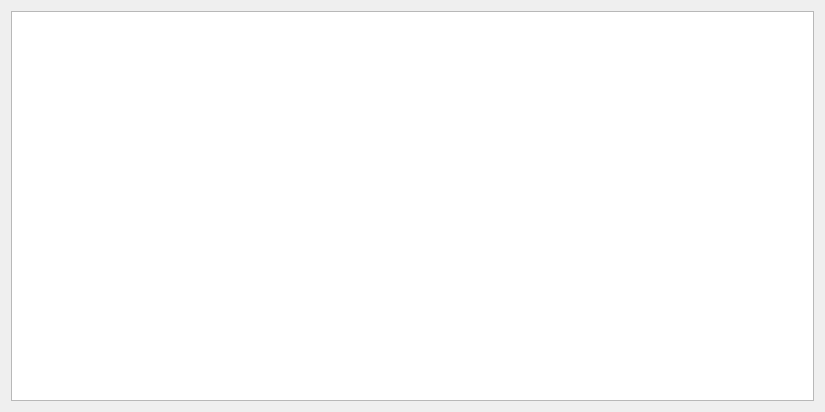
<?xml version="1.0" encoding="UTF-8"?>
<ui version="4.0">
 <class>AnnotationsWidget</class>
 <widget class="QWidget" name="AnnotationsWidget">
  <property name="geometry">
   <rect>
    <x>0</x>
    <y>0</y>
    <width>825</width>
    <height>412</height>
   </rect>
  </property>
  <property name="windowTitle">
   <string/>
  </property>
  <layout class="QVBoxLayout" name="verticalLayout">
   <item>
    <widget class="QTableView" name="tvAnnotations">
     <property name="editTriggers">
      <set>QAbstractItemView::NoEditTriggers</set>
     </property>
     <property name="alternatingRowColors">
      <bool>true</bool>
     </property>
     <property name="selectionMode">
      <enum>QAbstractItemView::ExtendedSelection</enum>
     </property>
     <property name="selectionBehavior">
      <enum>QAbstractItemView::SelectRows</enum>
     </property>
     <property name="sortingEnabled">
      <bool>true</bool>
     </property>
     <attribute name="horizontalHeaderStretchLastSection">
      <bool>true</bool>
     </attribute>
    </widget>
   </item>
  </layout>
  <action name="actionViewSpectrum">
   <property name="icon">
    <iconset resource="../ui.qrc">
     <normaloff>:/icons/images/spectrum.svg</normaloff>:/icons/images/spectrum.svg</iconset>
   </property>
   <property name="text">
    <string>View Spectrum</string>
   </property>
   <property name="toolTip">
    <string>Show the spectrum associated to the selected node</string>
   </property>
   <property name="statusTip">
    <string>Show the spectrum associated to the selected node</string>
   </property>
  </action>
  <action name="actionViewCompareSpectrum">
   <property name="icon">
    <iconset resource="../ui.qrc">
     <normaloff>:/icons/images/spectrum-inverted.svg</normaloff>:/icons/images/spectrum-inverted.svg</iconset>
   </property>
   <property name="text">
    <string>Compare Spectrum</string>
   </property>
   <property name="toolTip">
    <string>Compare the spectrum associated to the selected node to another one</string>
   </property>
   <property name="statusTip">
    <string>Compare the spectrum associated to the selected node to another one</string>
   </property>
  </action>
  <action name="actionFindStandards">
   <property name="icon">
    <iconset resource="../ui.qrc">
     <normaloff>:/icons/images/library-query.svg</normaloff>:/icons/images/library-query.svg</iconset>
   </property>
   <property name="text">
    <string>Find standards in library</string>
   </property>
   <property name="toolTip">
    <string>Search for known spectra in library similar to the selected nodes' spectra with same precursor ion</string>
   </property>
   <property name="statusTip">
    <string>Search for known spectra in library similar to the selected nodes' spectra with same precursor ion</string>
   </property>
  </action>
  <action name="actionFindAnalogs">
   <property name="icon">
    <iconset resource="../ui.qrc">
     <normaloff>:/icons/images/library-query.svg</normaloff>:/icons/images/library-query.svg</iconset>
   </property>
   <property name="text">
    <string>Find analogs in library</string>
   </property>
   <property name="toolTip">
    <string>Search for known spectra in library similar to the selected nodes' spectra with different precursor ion</string>
   </property>
   <property name="statusTip">
    <string>Search for known spectra in library similar to the selected nodes' spectra with different precursor ion</string>
   </property>
  </action>
  <action name="actionResetPieColorMapping">
   <property name="icon">
    <iconset resource="../ui.qrc">
     <normaloff>:/icons/images/node-empty.svg</normaloff>:/icons/images/node-empty.svg</iconset>
   </property>
   <property name="text">
    <string>Reset color mapping</string>
   </property>
   <property name="toolTip">
    <string>Remove pie charts</string>
   </property>
   <property name="statusTip">
    <string>Remove pie charts</string>
   </property>
  </action>
  <action name="actionUseColumnsForPieCharts">
   <property name="icon">
    <iconset resource="../ui.qrc">
     <normaloff>:/icons/images/node-pie.svg</normaloff>:/icons/images/node-pie.svg</iconset>
   </property>
   <property name="text">
    <string>Use Columns for Pie Charts</string>
   </property>
   <property name="toolTip">
    <string>Use selected columns as source for nodes' pie charts</string>
   </property>
   <property name="statusTip">
    <string>Use selected columns as source for nodes' pie charts</string>
   </property>
  </action>
  <action name="actionResetLabelMapping">
   <property name="icon">
    <iconset resource="../ui.qrc">
     <normaloff>:/icons/images/node-label.svg</normaloff>:/icons/images/node-label.svg</iconset>
   </property>
   <property name="text">
    <string>Reset label mapping</string>
   </property>
   <property name="toolTip">
    <string>Restore default nodes' labels</string>
   </property>
   <property name="statusTip">
    <string>Restore default nodes' labels</string>
   </property>
  </action>
  <action name="actionUseColumnForLabels">
   <property name="icon">
    <iconset resource="../ui.qrc">
     <normaloff>:/icons/images/node-label.svg</normaloff>:/icons/images/node-label.svg</iconset>
   </property>
   <property name="text">
    <string>Use Column for Labels</string>
   </property>
   <property name="toolTip">
    <string>Use selected column as source for nodes' labels</string>
   </property>
   <property name="statusTip">
    <string>Use selected column as source for nodes' labels</string>
   </property>
  </action>
  <action name="actionResetSizeMapping">
   <property name="icon">
    <iconset resource="../ui.qrc">
     <normaloff>:/icons/images/node-size.svg</normaloff>:/icons/images/node-size.svg</iconset>
   </property>
   <property name="text">
    <string>Reset size mapping</string>
   </property>
   <property name="toolTip">
    <string>Restore default nodes' sizes</string>
   </property>
   <property name="statusTip">
    <string>Restore default nodes' sizes</string>
   </property>
  </action>
  <action name="actionUseColumnForNodesSizes">
   <property name="icon">
    <iconset resource="../ui.qrc">
     <normaloff>:/icons/images/node-size.svg</normaloff>:/icons/images/node-size.svg</iconset>
   </property>
   <property name="text">
    <string>Use Column for Nodes Sizes</string>
   </property>
   <property name="toolTip">
    <string>Use selected column as source for nodes' sizes</string>
   </property>
   <property name="statusTip">
    <string>Use selected column as source for nodes' sizes</string>
   </property>
  </action>
  <action name="actionResetColorMapping">
   <property name="icon">
    <iconset resource="../ui.qrc">
     <normaloff>:/icons/images/node-color.svg</normaloff>:/icons/images/node-color.svg</iconset>
   </property>
   <property name="text">
    <string>Reset color mapping</string>
   </property>
   <property name="toolTip">
    <string>Restore default nodes' colors</string>
   </property>
   <property name="statusTip">
    <string>Restore default nodes' colors</string>
   </property>
  </action>
  <action name="actionUseColumnForNodesColors">
   <property name="icon">
    <iconset resource="../ui.qrc">
     <normaloff>:/icons/images/node-color.svg</normaloff>:/icons/images/node-color.svg</iconset>
   </property>
   <property name="text">
    <string>Use Column for Nodes Colors</string>
   </property>
   <property name="toolTip">
    <string>Use selected column as source for nodes' colors</string>
   </property>
   <property name="statusTip">
    <string>Use selected column as source for nodes' colors</string>
   </property>
  </action>
  <action name="actionHighlightSelectedNodes">
   <property name="icon">
    <iconset resource="../ui.qrc">
     <normaloff>:/icons/images/highlight-yellow.svg</normaloff>:/icons/images/highlight-yellow.svg</iconset>
   </property>
   <property name="text">
    <string>Highlight Selected Nodes</string>
   </property>
   <property name="toolTip">
    <string>Highlight in network views the selected nodes in the table</string>
   </property>
   <property name="statusTip">
    <string>Highlight in network views the selected nodes in the table</string>
   </property>
  </action>
  <action name="actionAddColumnsByFormulae">
   <property name="icon">
    <iconset resource="../ui.qrc">
     <normaloff>:/icons/images/calculator.svg</normaloff>:/icons/images/calculator.svg</iconset>
   </property>
   <property name="text">
    <string>Add new columns by formulae</string>
   </property>
   <property name="toolTip">
    <string>Add new columns by combining existing ones using arithmetic formula</string>
   </property>
   <property name="statusTip">
    <string>Add new columns by combining existing ones using arithmetic formula</string>
   </property>
  </action>
  <action name="actionClusterize">
   <property name="icon">
    <iconset resource="../ui.qrc">
     <normaloff>:/icons/images/cluster.svg</normaloff>:/icons/images/cluster.svg</iconset>
   </property>
   <property name="text">
    <string>Clusterize</string>
   </property>
   <property name="toolTip">
    <string>Find clusters in data and put each node in a cluster</string>
   </property>
   <property name="statusTip">
    <string>Find clusters in data and put each node in a cluster</string>
   </property>
  </action>
  <action name="actionDeleteColumns">
   <property name="icon">
    <iconset resource="../ui.qrc">
     <normaloff>:/icons/images/list-remove.svg</normaloff>:/icons/images/list-remove.svg</iconset>
   </property>
   <property name="text">
    <string>Delete Columns</string>
   </property>
   <property name="toolTip">
    <string>Remove selected columns</string>
   </property>
   <property name="statusTip">
    <string>Remove selected columns</string>
   </property>
  </action>
  <action name="actionFreezeColumns">
   <property name="checkable">
    <bool>true</bool>
   </property>
   <property name="icon">
    <iconset resource="../ui.qrc">
     <normaloff>:/icons/images/freeze_columns.svg</normaloff>:/icons/images/freeze_columns.svg</iconset>
   </property>
   <property name="text">
    <string>Freeze Columns</string>
   </property>
   <property name="toolTip">
    <string>Freeze the columns to the left of the selected one</string>
   </property>
   <property name="statusTip">
    <string>Freeze the columns to the left of the selected one</string>
   </property>
  </action>
  <action name="actionFreezeFirstColumn">
   <property name="checkable">
    <bool>true</bool>
   </property>
   <property name="icon">
    <iconset resource="../ui.qrc">
     <normaloff>:/icons/images/freeze_first_column.svg</normaloff>:/icons/images/freeze_first_column.svg</iconset>
   </property>
   <property name="text">
    <string>Freeze First Column</string>
   </property>
   <property name="toolTip">
    <string>Freeze the first column of the table</string>
   </property>
   <property name="statusTip">
    <string>Freeze the first column of the table</string>
   </property>
  </action>
  <action name="actionSetAlternatingRowColors">
   <property name="checkable">
    <bool>true</bool>
   </property>
   <property name="checked">
    <bool>true</bool>
   </property>
   <property name="icon">
    <iconset resource="../ui.qrc">
     <normaloff>:/icons/images/alternating_row_colors.svg</normaloff>:/icons/images/alternating_row_colors.svg</iconset>
   </property>
   <property name="text">
    <string>Set Alternating Row Colors</string>
   </property>
   <property name="toolTip">
    <string>Alternate background colors in table to improve readability</string>
   </property>
   <property name="statusTip">
    <string>Alternate background colors in table to improve readability</string>
   </property>
  </action>
  <action name="actionEnableOrdering">
   <property name="checkable">
    <bool>true</bool>
   </property>
   <property name="icon">
    <iconset resource="../ui.qrc">
     <normaloff>:/icons/images/enable_ordering.svg</normaloff>:/icons/images/enable_ordering.svg</iconset>
   </property>
   <property name="text">
    <string>Enable Ordering</string>
   </property>
   <property name="toolTip">
    <string>Enable ordering of table. Selection of columns is available only when sorting is disabled</string>
   </property>
   <property name="statusTip">
    <string>Enable ordering of table. Selection of columns is available only when sorting is disabled</string>
   </property>
  </action>
  <action name="actionSetColumnsMovable">
   <property name="checkable">
    <bool>true</bool>
   </property>
   <property name="icon">
    <iconset resource="../ui.qrc">
     <normaloff>:/icons/images/enable_move_columns.svg</normaloff>:/icons/images/enable_move_columns.svg</iconset>
   </property>
   <property name="text">
    <string>Set Columns Movable</string>
   </property>
   <property name="toolTip">
    <string>Allow to change order of columns</string>
   </property>
   <property name="statusTip">
    <string>Allow to change order of columns</string>
   </property>
  </action>
 </widget>
 <resources>
  <include location="../ui.qrc"/>
 </resources>
 <connections/>
</ui>
